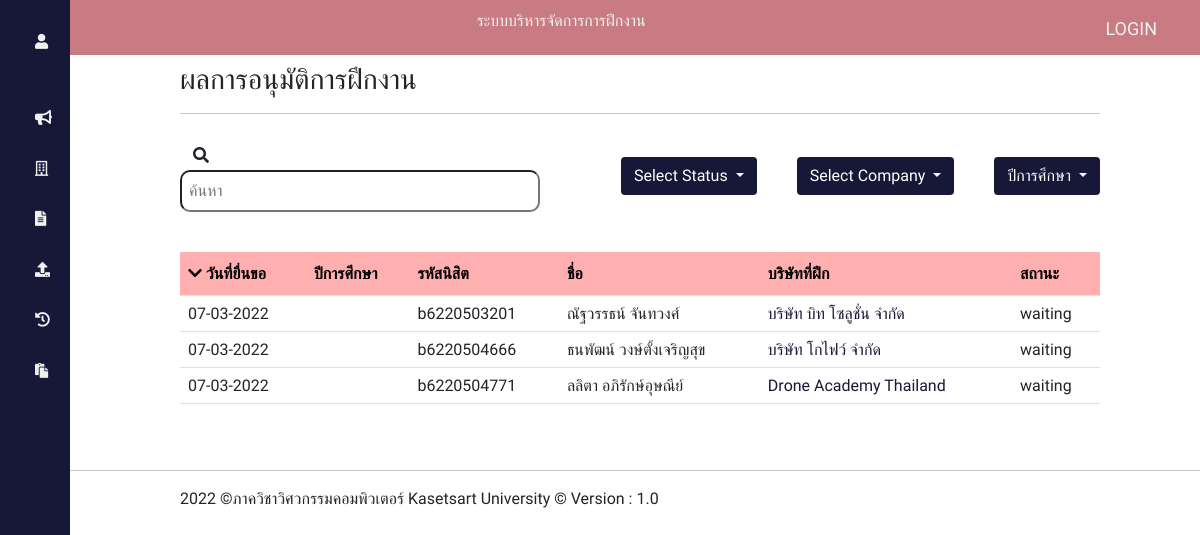
The page /?controller=petition&action=SortDate&key1=1 on the database as committed earlier.
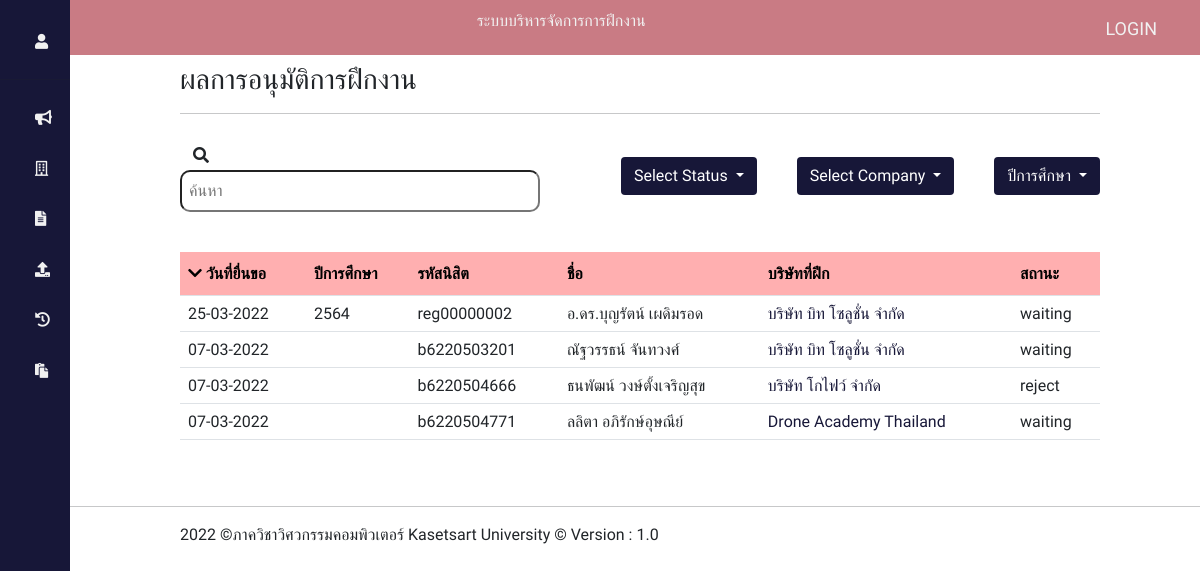
The same page on the database as committed later.
### tables this page shows
CREATE TABLE `requestform` (
  `ID` int(5) NOT NULL,
  `requestID` varchar(11) NOT NULL,
  `statusName` enum('waiting','approve','reject') NOT NULL DEFAULT 'waiting',
  `createDate` date NOT NULL DEFAULT current_timestamp(),
  `phoneNumber` varchar(10) NOT NULL,
  `facebookName` varchar(50) NOT NULL,
  `positionRequest` varchar(50) NOT NULL,
  `agentName` varchar(50) NOT NULL,
  `agentPosition` varchar(50) NOT NULL,
  `HR_Name` varchar(50) NOT NULL,
  `HR_PhoneNamber` varchar(10) NOT NULL,
  `HR_Email` varchar(30) NOT NULL,
  `startDate` date NOT NULL,
  `endDate` date NOT NULL,
  `approverID` varchar(11) DEFAULT NULL,
  `companyID` int(3) NOT NULL,
  `reasonReject` varchar(300) NOT NULL,
  `academicYear` varchar(4) NOT NULL
);

CREATE TABLE `user` (
  `username` varchar(11) NOT NULL,
  `password` varchar(18) NOT NULL,
  `position` enum('student','lecturer','admin') NOT NULL,
  `firstName` varchar(30) NOT NULL,
  `lastName` varchar(30) NOT NULL,
  `academicYear` varchar(4) DEFAULT NULL,
  `imagePath` varchar(500) NOT NULL
);

CREATE TABLE `company` (
  `ID` int(3) NOT NULL,
  `name` varchar(30) NOT NULL,
  `address` varchar(100) NOT NULL,
  `type` varchar(30) NOT NULL,
  `phoneNumber` varchar(10) NOT NULL,
  `faxNumber` varchar(10) NOT NULL,
  `department` enum('มี','ไม่มี') NOT NULL,
  `payPerDay` int(3) DEFAULT 0,
  `agentName` varchar(50) NOT NULL,
  `agentPosition` varchar(50) NOT NULL,
  `HR_Name` varchar(50) NOT NULL,
  `HR_Position` varchar(50) NOT NULL,
  `HR_PhoneNamber` varchar(10) NOT NULL,
  `requestPosition` varchar(100) NOT NULL,
  `jobDescription` varchar(200) NOT NULL,
  `amountPerson` int(2) NOT NULL,
  `requiredSkill` varchar(200) NOT NULL,
  `startDate` date NOT NULL,
  `endDate` date NOT NULL
);

### index.php (called while the page is built, shortened)
<?php  require_once("routes.php") ?>

### models/requestformModels.php (called while the page is built, shortened)
<?php
class Requestform
{
    public function __construct(
        $id,
        $requestID,
        $statusName,
        $createDate,
        $phoneNumber,
        $facebookName,
        $positionRequest,
        $agentName,
        $agentPosition,
        $HR_Name,
        $HR_PhoneNamber,
        $HR_Email,
        $startDate,
        $endDate,
        $approverID,
        $companyID,
        $firstName,
        $lastName,
        $position,
        $academicYear,
        $imagePath,
        $companyName,
        $reasonReject
    ) {
        $this->requestID = $requestID;
        $this->statusName = $statusName;
        $this->createDate = $createDate;
        $this->companyID = $companyID;
        $this->firstName = $firstName;
        $this->lastName = $lastName;
        $this->academicYear = $academicYear;
        $this->companyName=$companyName;
    }
    public static function SortDate()
    {
        $requestformList = [];
        require("connection_connect.php");
        $sql = "SELECT requestform.ID AS ID,requestID,statusName,createDate,requestform.phoneNumber AS phoneNumber,facebookName,positionRequest,
        requestform.agentName AS agentName,requestform.agentPosition AS agentPosition,requestform.HR_Name AS
        HR_Name,requestform.HR_PhoneNamber AS HR_PhoneNamber,requestform.HR_Email AS HR_Email,requestform.startDate AS
        startDate,requestform.endDate AS endDate,approverID,companyID,reasonReject,firstName,lastName,position,user.academicYear AS userAcademicYear,requestform.academicYear AS academicYear,imagePath,company.name
        AS companyName FROM requestform LEFT JOIN user ON user.username=requestform.requestID LEFT JOIN company ON companyID=company.ID
        WHERE requestform.requestID=user.username ORDER BY requestform.createDate DESC";
        $result = $conn->query($sql);
        while ($my_row = $result->fetch_assoc()) {
            $id = $my_row["ID"];
            $requestID = $my_row["requestID"];
            $statusName = $my_row["statusName"];
            $createDate = $my_row["createDate"];
            $phoneNumber = $my_row["phoneNumber"];
            $facebookName = $my_row["facebookName"];
            $positionRequest = $my_row["positionRequest"];
            $agentName = $my_row["agentName"];
            $agentPosition = $my_row["agentPosition"];
            $HR_Name = $my_row["HR_Name"];
            $HR_PhoneNamber = $my_row["HR_PhoneNamber"];
            $HR_Email = $my_row["HR_Email"];
            $startDate = $my_row["startDate"];
            $endDate = $my_row["endDate"];
            $approverID = $my_row["approverID"];
            $companyID = $my_row["companyID"];
            $firstName = $my_row["firstName"];
            $lastName = $my_row["lastName"];
            $position = $my_row["position"];
            $academicYear = $my_row["academicYear"];
            $imagePath=$my_row["imagePath"];
            $companyName=$my_row["companyName"];
            $reasonReject=$my_row["reasonReject"];
            $requestformList[] = new Requestform(
                $id,
                $requestID,
                $statusName,
                $createDate,
                $phoneNumber,
                $facebookName,
                $positionRequest,
                $agentName,
                $agentPosition,
                $HR_Name,
                $HR_PhoneNamber,
                $HR_Email,
                $startDate,
                $endDate,
                $approverID,
                $companyID,
                $firstName,
                $lastName,
                $position,
                $academicYear,
                $imagePath,
                $companyName,
                $reasonReject
            );
        }
        return $requestformList;
    }
}

### view/petition/index_petition.php (the view, shortened to what the changed rows need)
<?php require_once("menuTop.php") ?>
<body>
  <div>
    <table class="table" id="table-header">
      <tr method="get" action="">
        <th><a href="?controller=petition&action=SortDate&key1=1" style="color: #000; text-decoration: none;"><i class="fas fa-chevron-down"></i><?php echo " วันที่ยื่นขอ"; ?></th>
        <th>ปีการศึกษา</th>
        <th>รหัสนิสิต</th>
        <th>ชื่อ</th>
        <th>บริษัทที่ฝึก</th>
        <th>สถานะ</th>
      </tr>
      <?php
      foreach ($requestform_List as $requestform) {
        $timestamp = strtotime($requestform->createDate);
        $new_dateformat = date("d-m-Y", $timestamp);
        echo "<tr><td>$new_dateformat</td>
                  <td>$requestform->academicYear</td>
                  <td>$requestform->requestID</td>
                  <td>$requestform->firstName  $requestform->lastName</td>";?>
                  <td><a style="text-decoration: none;color: #171738;" href='?controller=company&action=viewCompany&ID=<?php echo "$requestform->companyID"; ?>'><?php echo "$requestform->companyName"; ?></a></td>
                  <td><?php echo "$requestform->statusName"; ?></td>
      <?php
      };
      ?>
    </table>
      <br>
  </div>
</body>
<?php require_once("menuDown.php") ?>

Rows that differ between the two databases and show on the page:
added requestform: createDate "25-03-2022", academicYear "2564", requestID "reg00000002", requestID.firstName "อ.ดร.บุญรัตน์", requestID.lastName "เผดิมรอด", companyID.name "บริษัท บิท โซลูชั่น จำกัด", statusName "waiting"
changed requestform "ธนพัฒน์": statusName "waiting" → "reject"
